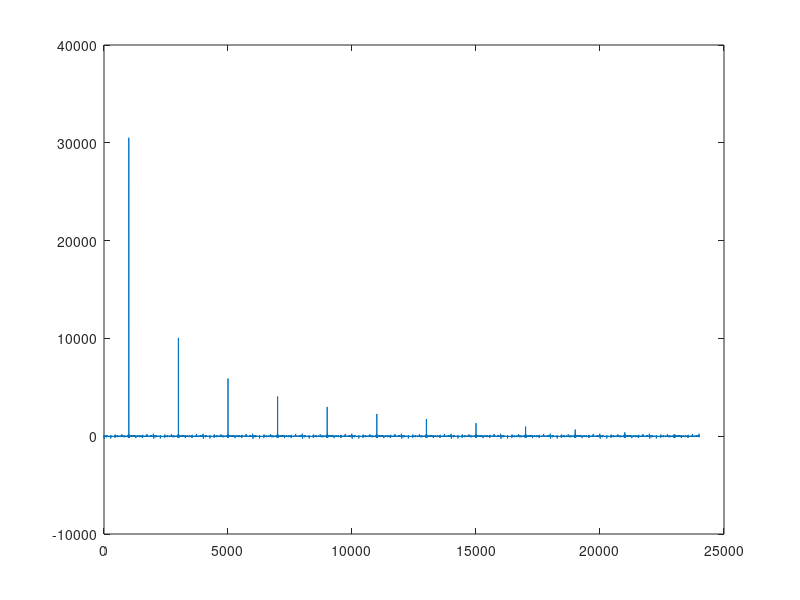
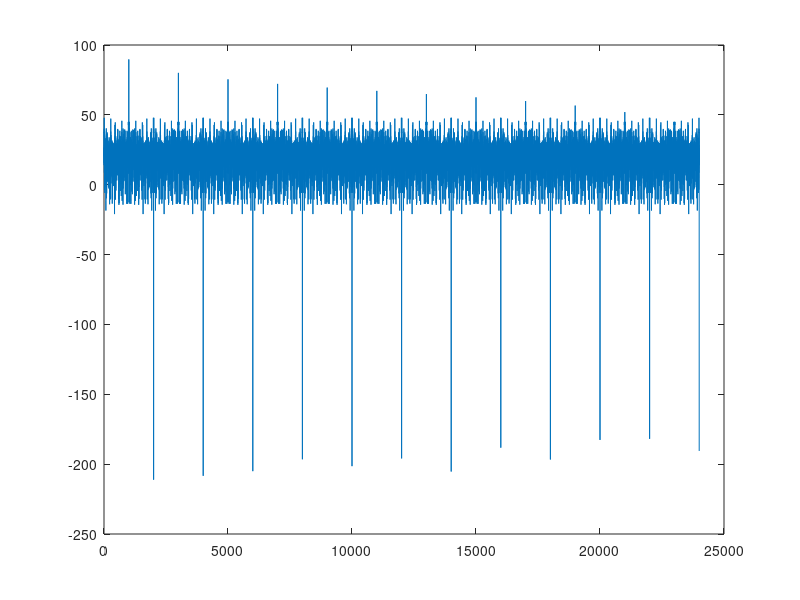
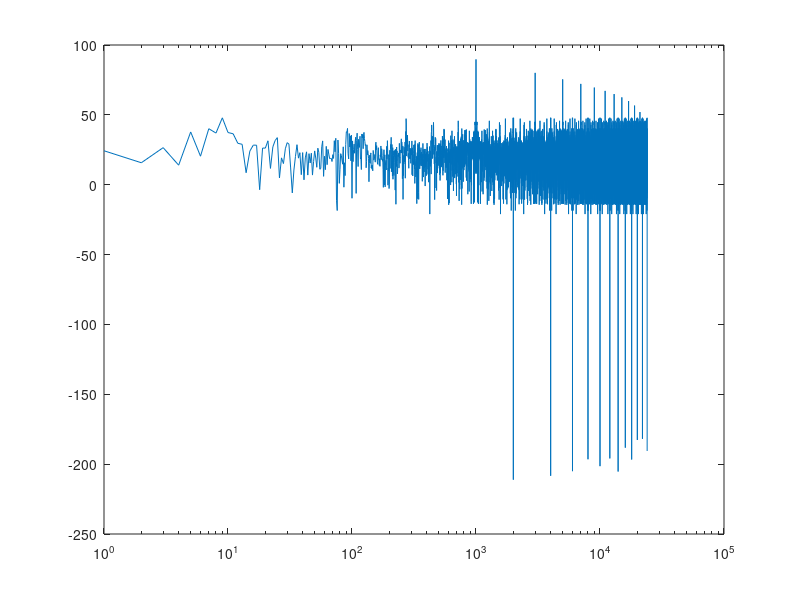

These charts were generated, in order, by the following MATLAB code:
% frequencyAnalysis.m

clc; clear;

% Use inner product to analyze which f's are contained in a signal

% Simple example
Fs = 64; Ts = 1/Fs;
f = 4;
t = [0:Ts:1-Ts].';
x = square(2*pi*f*t);
% harmonics at 4, 12, 20, 28

% use periodic signal w/ single freq to analyze square

% p = sin(2*pi*20*t);

% Inner product
% sum(x.*p);
% p' * x

% Use loop to analyze many different frequencies

for k = 0:Fs/2 % start with 0 > is there DC?
    % different f used each loop
    p = sin(2*pi*k*t); 
    
    % inner product to compare "periodic" signal w square wave
    X(k+1,1) = p.' * x;
    
end
k = 0:32; % use this array for plot    
% plot(k,20*log10(X)); % plot on decibel scale

% audio example
Fs = 48000; Ts = 1/Fs;
f = 1000;
t = [0:Ts:1-Ts].';
x = square(2*pi*f*t);

X = zeros(24001,1);

for k = 0:Fs/2
   p = sin(2*pi*k*t);
   X(k+1,1) = p.' * x;
end

k = 0:24000;
plot(k,X); % linear frequency, linear amplitude

% linear frequency, dB amplitude
figure; plot(k,20*log10(abs(X)));

% log freq, dB amplitude
figure; semilogx(k,20*log10(abs(X)));


